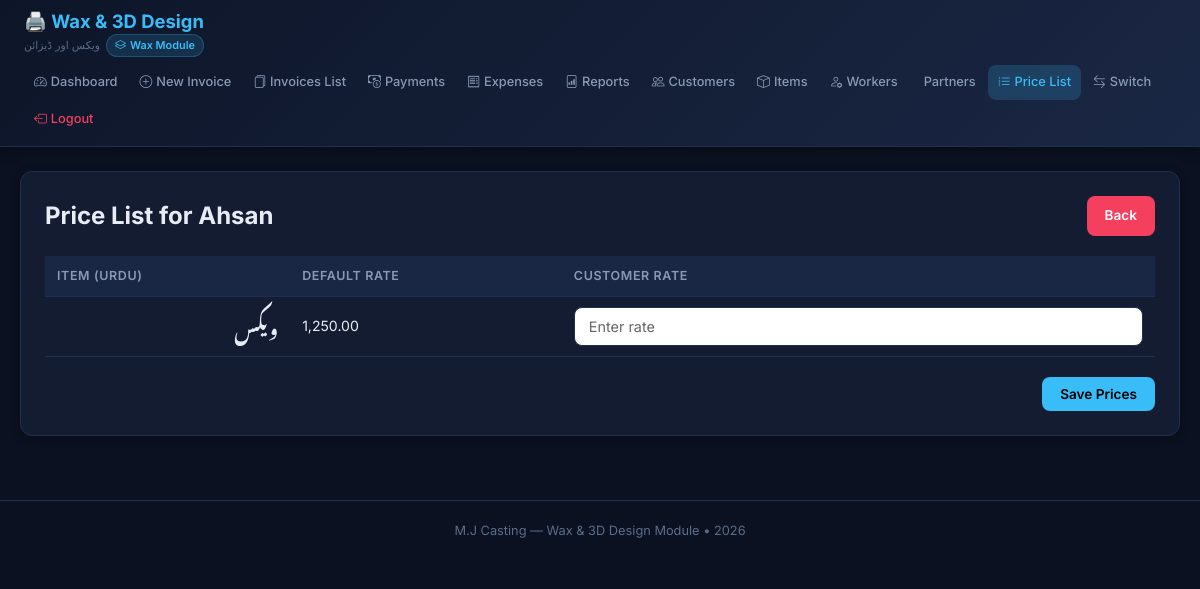
Page /wax/price_list.php?customer_id=17 (signed in) on the committed database.
### tables this page shows
CREATE TABLE `wax_customers` (
  `id` int(11) NOT NULL,
  `name` varchar(100) NOT NULL,
  `contact` varchar(50) DEFAULT NULL,
  `address` text DEFAULT NULL,
  `opening_balance` decimal(10,2) DEFAULT 0.00,
  `billing_style` enum('weekly','monthly','cash') DEFAULT 'cash',
  `active` tinyint(1) DEFAULT 1,
  `created_at` timestamp NOT NULL DEFAULT current_timestamp()
);

CREATE TABLE `wax_items` (
  `id` int(11) NOT NULL,
  `name` varchar(255) DEFAULT NULL,
  `name_urdu` varchar(255) NOT NULL,
  `category` enum('wax','design','mix') NOT NULL,
  `default_rate` decimal(10,2) DEFAULT NULL,
  `active` tinyint(1) DEFAULT 1
);

### wax/includes/functions.php (called while the page is built, shortened)
<?php
function format_currency($amount) {
    return number_format($amount, 2);
}

### wax/price_list.php (the view, shortened to what this page needs)
<?php
require_once __DIR__ . '/includes/functions.php';
$customer_id = $_GET['customer_id'] ?? 0;
$pdo = getDB();
$stmt = $pdo->prepare("SELECT * FROM wax_customers WHERE id = ?");
$stmt->execute([$customer_id]);
$customer = $stmt->fetch();
$items = $pdo->query("SELECT * FROM wax_items WHERE category = 'wax' AND active = 1 ORDER BY name_urdu ASC")->fetchAll();
$stmtRates = $pdo->prepare("SELECT item_id, rate FROM wax_price_list WHERE customer_id = ?");
$stmtRates->execute([$customer_id]);
$existing_rates = $stmtRates->fetchAll(PDO::FETCH_KEY_PAIR);
include __DIR__ . '/templates/header.php';
?>
<div class="card">
    <div style="display: flex; justify-content: space-between; align-items: center; margin-bottom: 20px;">
        <h2>Price List for <?= htmlspecialchars($customer['name']) ?></h2>
        <a href="customers.php" class="btn btn-danger">Back</a>
    </div>
    <form method="POST">
        <table>
            <thead>
                <tr>
                    <th>Item (Urdu)</th>
                    <th>Default Rate</th>
                    <th>Customer Rate</th>
                </tr>
            </thead>
            <tbody>
                <?php foreach ($items as $item): ?>
                <tr>
                    <td style="font-family: 'Noto Nastaliq Urdu', serif; font-size: 1.2em; direction: rtl; text-align: right;">
                        <?= htmlspecialchars($item['name_urdu']) ?>
                    </td>
                    <td><?= $item['default_rate'] > 0 ? format_currency($item['default_rate']) : '-' ?></td>
                    <td>
                        <input type="number" step="0.01" name="rates[]"
                               value="<?= $existing_rates[$item['id']] ?? '' ?>"
                               placeholder="Enter rate">
                    </td>
                </tr>
                <?php endforeach; ?>
            </tbody>
        </table>
        <div style="margin-top: 20px; text-align: right;">
            <button type="submit" class="btn btn-primary">Save Prices</button>
        </div>
    </form>
</div>
<?php include __DIR__ . '/templates/footer.php'; ?>

### wax/templates/header.php (style rules this page uses)
*, *::before, *::after { box-sizing: border-box; margin: 0; padding: 0; }
:root { --primary: #38bdf8; --primary-dark: #0284c7; --success: #10b981; --danger: #f43f5e; --warning: #f59e0b; --border: #1e3050; --bg-card: #131c31; --bg-body: #0b1120; --text-primary: #e8edf5; --text-secondary: #8899b4; --text-muted: #5a6d8a; --shadow: 0 2px 8px rgba(0,0,0,0.3); }
html, body { width: 100%; min-height: 100vh; font-family: 'Inter', -apple-system, sans-serif; background: var(--bg-body); color: var(--text-primary); line-height: 1.6; }
.card { background: var(--bg-card); border: 1px solid var(--border); border-radius: 12px; padding: 24px; margin-bottom: 20px; box-shadow: var(--shadow); }
h2, h3 { margin-top: 0; color: var(--text-primary); }
input, select, textarea { width: 100%; padding: 10px 14px; border: 1px solid var(--border); border-radius: 8px; font-size: 0.9rem; background: #fff; color: #000; font-family: 'Inter', sans-serif; transition: border-color 0.2s; }
input::placeholder, textarea::placeholder { color: #666; opacity: 1; }
table { width: 100%; border-collapse: collapse; }
th, td { padding: 10px 12px; text-align: left; border-bottom: 1px solid var(--border); font-size: 0.88rem; }
th { background: #1a2744; color: var(--text-secondary); font-weight: 600; font-size: 0.78rem; text-transform: uppercase; letter-spacing: 0.05em; }
.btn { display: inline-flex; align-items: center; gap: 5px; padding: 9px 18px; border-radius: 8px; font-size: 0.85rem; font-weight: 600; text-decoration: none; border: none; cursor: pointer; transition: all 0.2s; font-family: 'Inter', sans-serif; }
.btn-primary { background: var(--primary); color: #000; }
.btn-danger { background: var(--danger); color: #fff; }

### rows in the picture
wax_customers: name "Ahsan"
wax_items: name_urdu "ویکس", default_rate "1,250.00"
